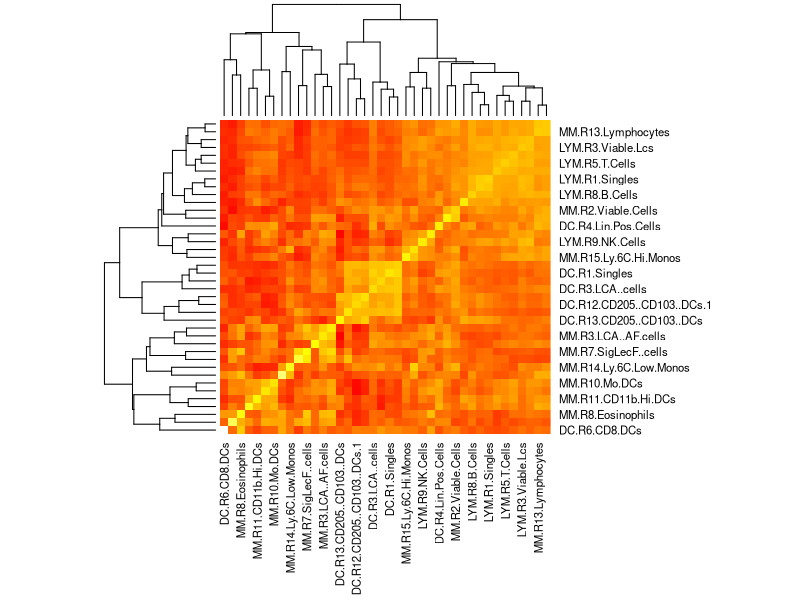
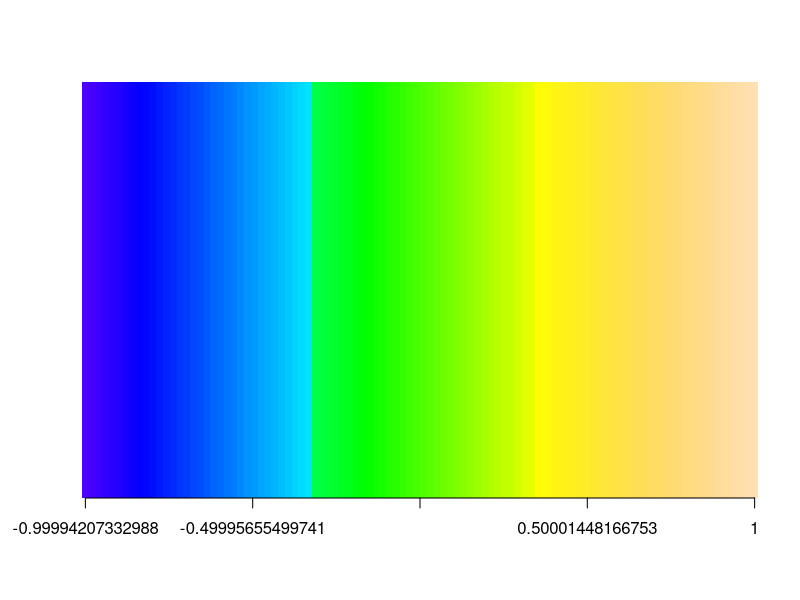
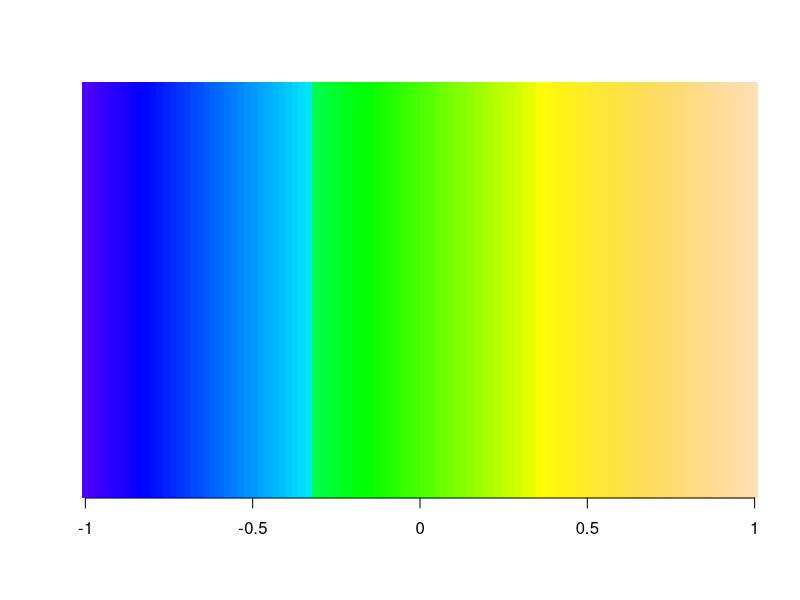
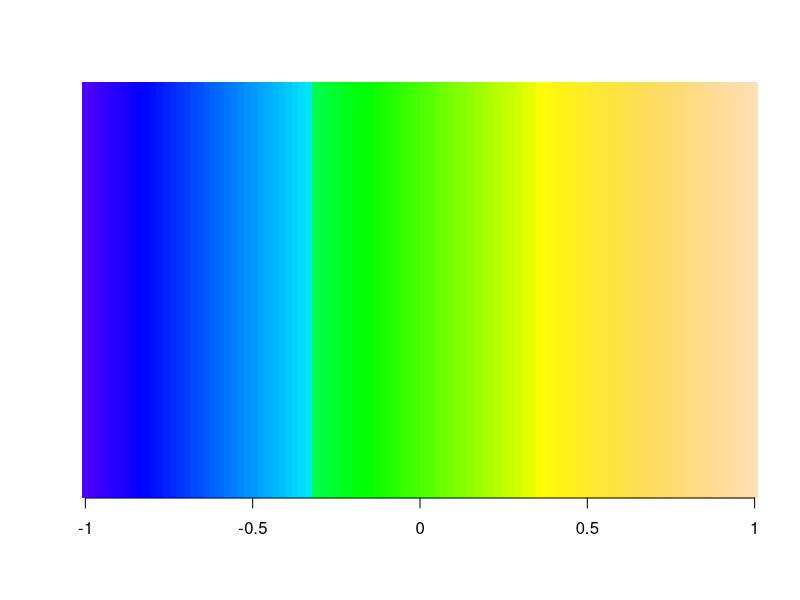

Write R code to recreate these figures, in order.
#Script for generating Heat Map of Variance/CoV Matrix
#Pulls data from Katze's LabKey install
#
# setwd("C://Users//rasm//Desktop//Heatmap-app//smriti_heatmap-app_gabby_11_20//mice-heritability")
#C:\Users\rasm\Desktop\Heatmap-app\smriti_heatmap-app_gabby_11_20\mice-heritability
dat<-read.csv("Testdat.csv", na.strings=c("","NA","na","n/a","N/A"))
str(dat)
#Can either rename before, or rename now.
#Also can strip out unnecessare columns like Sex for the current flu/sars data

#Can calculate heritabilities as follows
a<-anova(lm(MM.R1.singles~Cross, data=dat))
interclass.corr<-(a$"Mean Sq"[1]-a$"Mean Sq"[2])/(a$"Mean Sq"[1]+(3-1)*a$"Mean Sq"[2])
#0.7908131

###DWB: or from the textbook (Gelman and Hill 2007) definition of ICC:
require("nlme")
me.fit <- lme(fixed=MM.R1.singles~1, random=~1|Cross, data=dat)
temp <- VarCorr(me.fit)
as.numeric(temp["(Intercept)",1])/sum(as.numeric(temp[,"Variance"]))#0.7901959

###end DWB

###DWB:  As this is essentially the same as above except for the 2* correction to the denominator, does this actually provide more info?
coef.genet.det<-(a$"Mean Sq"[1]-a$"Mean Sq"[2])/(a$"Mean Sq"[1]+((2*3)-1)*a$"Mean Sq"[2])

#Where the 3 in (3-1) or ((2*3)-1) is the within-group n (so should be an average).  For this flow set of mocks
#that is fine, but for something like weight, depending on the day, n is different.
#Either estimate values or just go with a ballpark.

#If we want to get fancy, this can be a function
# for i in 1 to Number of phenotypes
# calculate the interclass.corr and coef.genet.det
#write a new table with
#Phenotype/interclass.corr/coef.genet.det
#Then plot phenotypes on the X and the two
# values each on the y...scale is same.
#If this sits underneath the heatmap and
#matches up, then you have covariation between
#phenotypes and a measure of genetic control
#in one easy figure.  Alternately in shiny, the
#heritability metrics could be part of the hover-over?
V<-var(dat[,9:48], na.rm=TRUE)
#phenotypes should probably be appropriately transformed before this...
#Log transform for cell#s, etc
cov.cor<-cov2cor(V)
cov.cor.m<-data.matrix(cov.cor)
hmn<-heatmap(cov.cor.m, col=heat.colors(256), margins=c(10,9))

################################################################

# this is across all 29 unique Crosses, look at covariance heatmap by individual Cross

################################################################

length(unique(dat[,"Cross"]))

################################################################

# All crosses

# dat[,9:48] -> full

# V1 <- var(full, na.rm=TRUE)
# cov.cor1 <- cov2cor(V1)
# cov.cor1.m <- data.matrix(cov.cor1)
# hmn_cross1 <- heatmap(cov.cor1.m, col=heat.colors(256), margins=c(10,9))

cov.cor.m

################################################################

# first cross
dat[as.vector(unlist(sapply(unique(dat[,"Cross"])[1],function(x)which(x==dat[,"Cross"])))),9:48] -> first

# remove full NA columns
first[,!as.vector(unlist(sapply(1:dim(first)[2],function(x)sum(is.na(first[,x])) == dim(first)[1])))] -> first_v2
V1 <- var(first_v2)
cov.cor1 <- cov2cor(V1)
cov.cor1.m <- data.matrix(cov.cor1)
# hmn_cross1 <- heatmap(cov.cor1.m, col=heat.colors(256), margins=c(10,9),na.rm=FALSE)

################################################################

# second cross
dat[as.vector(unlist(sapply(unique(dat[,"Cross"])[2],function(x)which(x==dat[,"Cross"])))),9:48] -> second

# remove full NA columns
second[,!as.vector(unlist(sapply(1:dim(second)[2],function(x)sum(is.na(second[,x])) == dim(second)[1])))] -> second_v2
V1 <- var(second_v2)
cov.cor1 <- cov2cor(V1)
cov.cor1.m <- data.matrix(cov.cor1)
# hmn_cross1 <- heatmap(cov.cor1.m, col=topo.colors(256), margins=c(10,9),na.rm=FALSE)

# legend
plot.new()		
image(as.matrix(1:100), col=topo.colors(256),axes=F)
axis(side=1,at=c(0,.25,.5,.75,1),labels=seq(range(cov.cor1.m)[1],range(cov.cor1.m)[2],length.out=5))
################################################################

# NA issue, "3032x16188", since numbers consist of only -1, 1, shiny heatmap throws error
dat[as.vector(unlist(sapply("3032x16188",function(x)which(x==dat[,"Cross"])))),9:48] -> second

# remove full NA columns
second[,!as.vector(unlist(sapply(1:dim(second)[2],function(x)sum(is.na(second[,x])) == dim(second)[1])))] -> second_v2
V1 <- var(second_v2)
cov.cor1 <- cov2cor(V1)
cov.cor1.m <- data.matrix(cov.cor1)
# hmn_cross1 <- heatmap(cov.cor1.m, col=topo.colors(256), margins=c(10,9),na.rm=FALSE)

# legend
plot.new()		
image(as.matrix(1:100), col=topo.colors(256),axes=F)
axis(side=1,at=c(0,.25,.5,.75,1),labels=seq(range(cov.cor1.m)[1],range(cov.cor1.m)[2],length.out=5))

# NA issue, 
dat[as.vector(unlist(sapply("13140x3015",function(x)which(x==dat[,"Cross"])))),9:48] -> second

# remove full NA columns
second[,!as.vector(unlist(sapply(1:dim(second)[2],function(x)sum(is.na(second[,x])) == dim(second)[1])))] -> second_v2
V1 <- var(second_v2, na.rm=T)
#remove 0's in columns

colnames(V1)[which(sapply(1:dim(V1)[1],function(x)sum(V1[,x] == "0") == dim(V1)[2]))] -> remove_var

V1[-as.vector(unlist(sapply(remove_var,function(x)which(x==row.names(V1))))),] -> V2

V2[,-as.vector(unlist(sapply(remove_var,function(x)which(x==colnames(V2)))))] -> V3

cov.cor1 <- cov2cor(V3)
cov.cor1.m <- data.matrix(cov.cor1)
# hmn_cross1 <- heatmap(cov.cor1.m, col=topo.colors(256), margins=c(10,9),na.rm=FALSE)

# legend
plot.new()		
image(as.matrix(1:100), col=topo.colors(256),axes=F)
axis(side=1,at=c(0,.25,.5,.75,1),labels=seq(range(cov.cor1.m)[1],range(cov.cor1.m)[2],length.out=5))

################################################################



